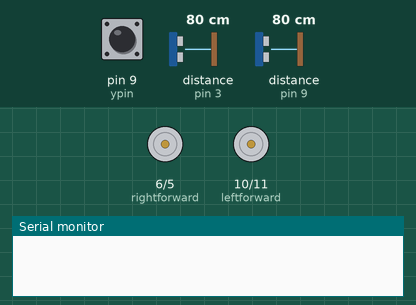
Recording of a sketch running on a simulated Arduino Uno, built with avr-gcc and run on an emulated ATmega328P. Parts: motor-driver pin pairs drawn as motors (green arrow = first pin HIGH = forward, orange = second pin HIGH = backward, longer = more drive), the last lines printed to the serial monitor. Inputs (shaded band) come from the test bench; at power-on: pin 9 (ypin) LOW, distance to the obstacle (sensors on pin 3, pin 9) 80 cm. The echo pulse lasts 58.3 µs per cm.

Above: at 1.2 s.
1.3 s: pin 9 (ypin) pulsed HIGH 2 times (0.12 s each, 0.3 s apart)
At 2.7 s:
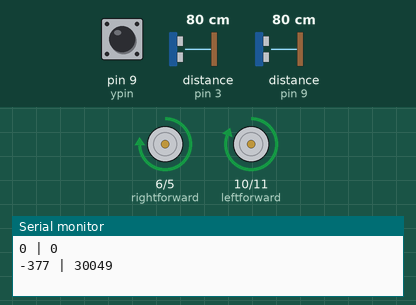
At 4.2 s:
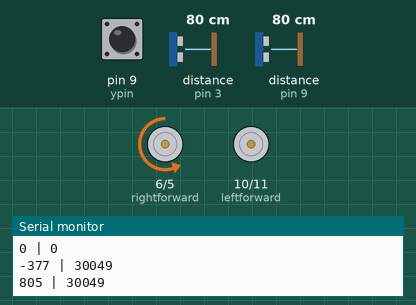
4.9 s: distance to the obstacle (sensor on pin 3) set to 47 cm
7.6 s: distance to the obstacle (sensor on pin 3) set to 39 cm
10.6 s: distance to the obstacle (sensor on pin 3) set to 29 cm
12.1 s: distance to the obstacle (sensor on pin 3) set to 25 cm
At 15.2 s:
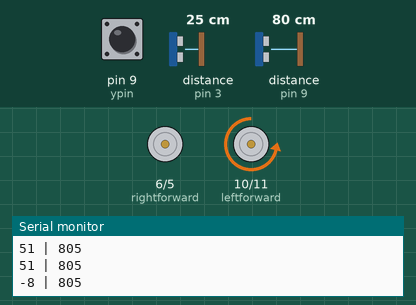
Timing chart, 0 to 16.1 s (numbered marks = the images above; inputs shaded):
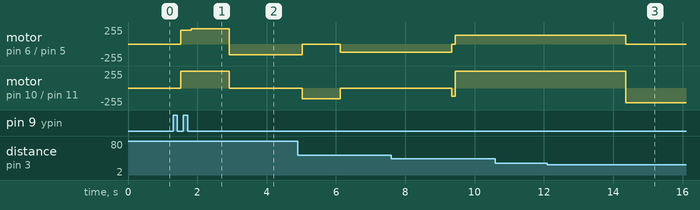

The sketch:

variablespeed.ino
```cpp
int leftforward = 10;
int leftreverse = 11;
int rightforward = 6;
int rightreverse = 5;
int xpin = 3;
int ypin = 9;
unsigned long x;
unsigned long y;
int xmove;
int ymove;
int speed = 100;


void setup() {
Serial.begin(9600);
pinMode(leftforward,OUTPUT);
pinMode(leftreverse,OUTPUT);
pinMode(rightforward,OUTPUT);
pinMode(rightforward,OUTPUT);
pinMode(xpin,INPUT);
pinMode(ypin,INPUT);
}

void loop() {
x = pulseIn(xpin,HIGH);
y = pulseIn(ypin,HIGH);
Serial.print(xmove);
Serial.print(" | ");
Serial.println(ymove);
delay(100);

xmove = map(x, 994, 1980, -125, 125);
ymove = map(y, 994, 1980, -125, 125);


stoppedorreverse();
moveforward();
moveleft();
moveright();

}

int moveforward(void){
if (ymove>=10) { //move forward
  analogWrite(leftreverse,0);
  analogWrite(rightreverse,0);
  analogWrite(leftforward, ymove );
  analogWrite(rightforward, ymove);
  }
}

int stoppedorreverse(void){
if (ymove>=-10&&xmove>=-10&&xmove<10) { //stop
  analogWrite(leftforward,0);
  analogWrite(rightforward,0);
  analogWrite(leftreverse,0);
  analogWrite(rightreverse,0);
  }
  else if(ymove<-10&&xmove<-10)
  { // reverse left
  analogWrite(leftforward,0);
  analogWrite(rightforward,0);
  analogWrite(leftreverse,-ymove);
  analogWrite(rightreverse,0);
  }
  else if(ymove<-10&&xmove>10)
  { // reverse right
  analogWrite(leftforward,0);
  analogWrite(rightforward,0);
  analogWrite(leftreverse,0);
  analogWrite(rightreverse,-ymove);
  }
  else //reverse
  {
  analogWrite(leftforward,0);
  analogWrite(rightforward,0);
  analogWrite(leftreverse,-ymove);
  analogWrite(rightreverse,-ymove);
  }
}

int moveleft(void) {
if (ymove>=-10&&xmove<-10) { //move left
  analogWrite(leftforward,ymove*.8);
  analogWrite(rightforward,ymove*1.6);
  analogWrite(leftreverse,0);
  analogWrite(rightreverse,0);
  }
}

int moveright(void){
if (ymove>=-10&&xmove>=10) { //move right
  analogWrite(leftforward,ymove*1.6);
  analogWrite(rightforward,ymove*.8);
  analogWrite(leftreverse,0);
  analogWrite(rightreverse,0);
  }
}
```

Measured:
- the behaviour switches between 27 and 26 cm on distance to the obstacle (sensor on pin 3) (found by bisection; images 2 and 3)
- after the input at 1.3 s, motor on pin 6 (rightforward) / pin 5 (rightreverse): stopped → forward 206/255 after 0.22 s, → forward 231/255 0.30 s later, → backward 159/255 1.1 s later; motor on pin 10 (leftforward) / pin 11 (leftreverse): stopped → forward 255/255 after 0.22 s, → stopped 1.4 s later
- after the input at 12.1 s, motor on pin 6 (rightforward) / pin 5 (rightreverse): forward 132/255 → stopped after 2.3 s; motor on pin 10 (leftforward) / pin 11 (leftreverse): forward 255/255 → backward 219/255 after 2.3 s
